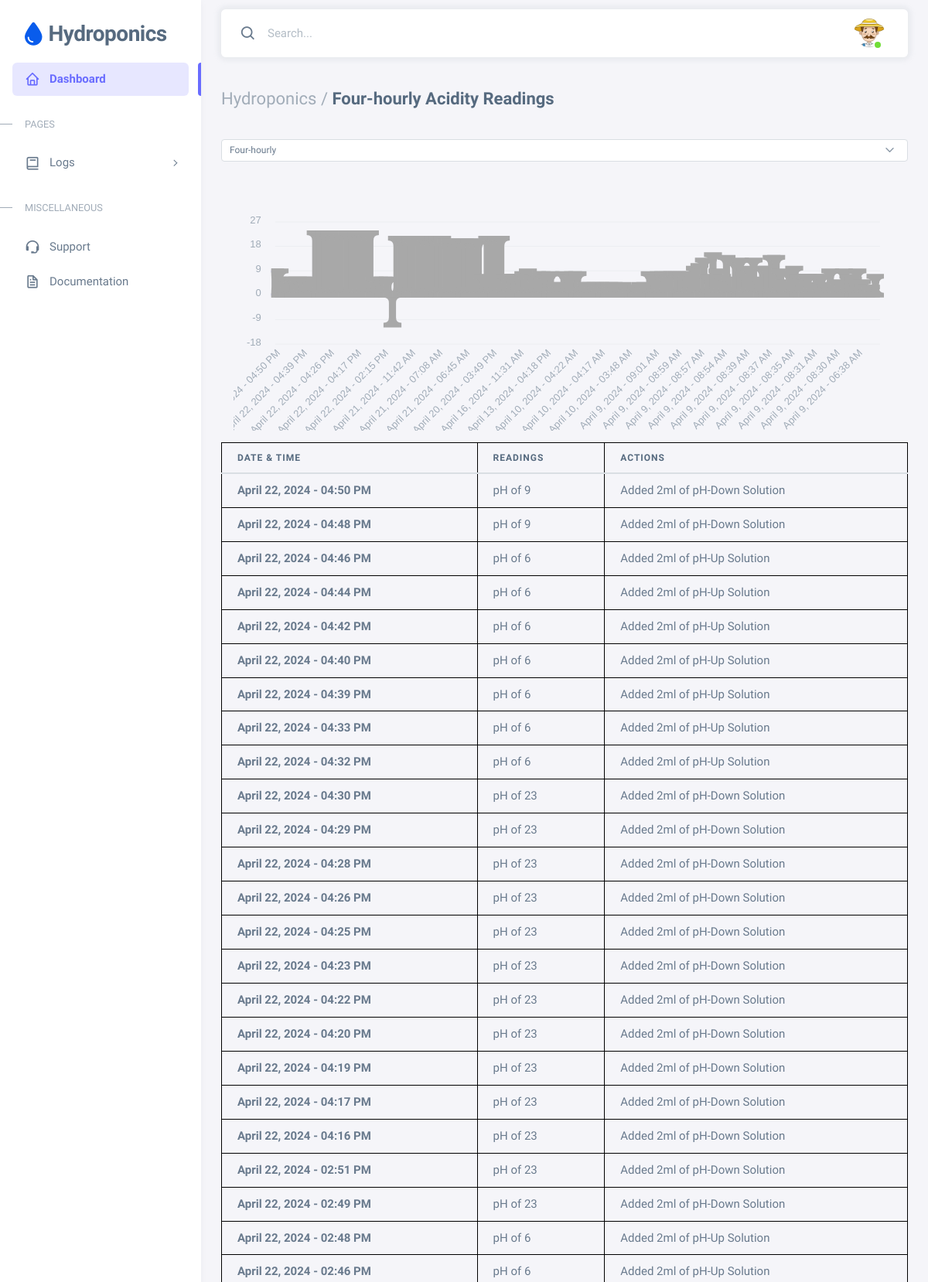
Screenshot of /php/acidity.php (upper part) with the database file from the repository.
### tables this page shows
CREATE TABLE `acidity` (
  `acid_id` int(11) NOT NULL,
  `sensor_name` varchar(12) NOT NULL DEFAULT 'Acidity',
  `acid_cdate` datetime NOT NULL DEFAULT current_timestamp(),
  `acid_readings` int(11) NOT NULL,
  `status` int(11) NOT NULL DEFAULT 0,
  `action` varchar(255) NOT NULL
);

### chartdata.php (called while the page is built, shortened)
<?php
$conn = new mysqli("localhost", "root", "", "hydro");
$query = "SELECT * FROM temperature ORDER BY temp_cdate DESC";
$result = mysqli_query($conn, $query);
while ($row = mysqli_fetch_assoc($result)) {
    $temperaturedate[] = date("F j, Y - h:i A", strtotime($row['temp_cdate']));
}
?>

### includes/chartdata.php (called while the page is built, shortened)
<?php
    $achartquery = "SELECT * FROM acidity ORDER BY acid_cdate DESC";
    $achartresult = mysqli_query($conn, $achartquery);
    while ($row = mysqli_fetch_assoc($achartresult)) {
        $data_achart[] = $row;
    }
?>

### php/acidity.php (the view, shortened to what this page needs)
<?php include "../chartdata.php"; ?>
<?php include "../average.php"; ?>
<?php include "../includes/chartdata.php"; ?>
<!DOCTYPE html>
<html
  lang="en"
  class="light-style layout-menu-fixed"
  dir="ltr"
  data-theme="theme-default"
  data-assets-path="../assets/"
  data-template="vertical-menu-template-free"
>
  <head>
    <link rel="stylesheet" href="../assets/vendor/fonts/boxicons.css" />
    <link rel="stylesheet" href="../assets/vendor/css/core.css" class="template-customizer-core-css" />
    <link rel="stylesheet" href="../assets/vendor/css/theme-default.css" class="template-customizer-theme-css" />
    <link rel="stylesheet" href="../assets/css/demo.css" />
    <link rel="stylesheet" href="../assets/vendor/libs/perfect-scrollbar/perfect-scrollbar.css" />
    <link rel="stylesheet" href="https://cdnjs.cloudflare.com/ajax/libs/font-awesome/6.3.0/css/all.min.css">
    <link rel="stylesheet" href="https://cdn.datatables.net/1.13.7/css/jquery.dataTables.min.css">
  </head>
  <body>
    <div class="layout-wrapper layout-content-navbar">
      <div class="layout-container">
        <aside id="layout-menu" class="layout-menu menu-vertical menu bg-menu-theme">
          <div class="app-brand demo">
            <a href="ph.php" class="app-brand-link">
                <i class="fa-solid fa-droplet fa-bounce fa-2xl" style="color: #095cec;"></i>  <span class="app-brand-text demo menu-text fw-bolder ms-2">
                <span style="text-transform: uppercase;">H</span>ydroponics</span>
            </a>
          </div>
          <ul class="menu-inner py-1">
            <li class="menu-item active">
              <a href="ph.php" class="menu-link">
                <i class="menu-icon tf-icons bx bx-home"></i>
                <div data-i18n="Analytics">Dashboard</div>
              </a>
            </li>
            <li class="menu-header small text-uppercase">
              <span class="menu-header-text">Pages</span>
            </li>
            <li class="menu-item">
              <a href="javascript:void(0);" class="menu-link menu-toggle">
                <i class="menu-icon tf-icons bx bx-book"></i>
                <div data-i18n="Account Settings">Logs</div>
              </a>
            </li>
            <li class="menu-header small text-uppercase"><span class="menu-header-text">Miscellaneous</span></li>
            <li class="menu-item">
              <a
                href="github page here static"
                target="_blank"
                class="menu-link"
              >
                <i class="menu-icon tf-icons bx bx-support"></i>
                <div data-i18n="Support">Support</div>
              </a>
            </li>
            <li class="menu-item">
              <a
                href="github page here static"
                target="_blank"
                class="menu-link"
              >
                <i class="menu-icon tf-icons bx bx-file"></i>
                <div data-i18n="Documentation">Documentation</div>
              </a>
            </li>
          </ul>
        </aside>
        <div class="layout-page">
          <nav
            class="layout-navbar container-xxl navbar navbar-expand-xl navbar-detached align-items-center bg-navbar-theme"
            id="layout-navbar"
          >
            <div class="navbar-nav-right d-flex align-items-center" id="navbar-collapse">
              <div class="navbar-nav align-items-center">
                <div class="nav-item d-flex align-items-center">
                  <i class="bx bx-search fs-4 lh-0"></i>
                  <input
                    type="text"
                    class="form-control border-0 shadow-none"
                    placeholder="Search..."
                    aria-label="Search..."
                  />
                </div>
              </div>
              <ul class="navbar-nav flex-row align-items-center ms-auto">
                <li class="nav-item navbar-dropdown dropdown-user dropdown">
                  <a class="nav-link dropdown-toggle hide-arrow" href="javascript:void(0);" data-bs-toggle="dropdown">
                    <div class="avatar avatar-online">
                      <img src="../assets/img/avatars/9.png" alt class="w-px-40 h-auto rounded-circle" />
                    </div>
                  </a>
                </li>
              </ul>
            </div>
          </nav>
          <div class="content-wrapper">
            <div class="container-xxl flex-grow-1 container-p-y">
              <h4 class="fw-bold py-3 mb-4"><span class="text-muted fw-light">Hydroponics /</span> Four-hourly Acidity Readings</h4>
              <select id="monthDropdown" class="form-select form-select-sm mb-5" >
                              <option value="Day">Four-hourly</option>
              </select>
              <div id="chartContainer" class="px-2">
                  <div id="totalRevenueChart2" class="px-2"></div>
              </div>
              <div class="table-responsive text-nowrap">
                <table id="datatables" class="table card-table">
                  <thead>
                    <tr>
                      <th>Date & Time</th>
                      <th>Readings</th>
                      <th>Actions</th>
                    </tr>
                  </thead>
                  <tbody class="table-border-bottom-0">
                    <?php
                    foreach ($temperaturedate as $index => $date) {
                        echo '<tr>';
                        echo '<td><i class="text-danger"></i> <strong>' . $date . '</strong></td>';
                        if (isset($data_achart[$index])) {
                          echo '<td>'. 'pH of ' . $data_achart[$index]['acid_readings'] . '</td>';
                        } else {
                          echo '<td>N/A</td>';
                        }
                        echo '<td>' . $data_achart[$index]['action'] . '</td>';
                        echo '</tr>';
                    }
                    ?>
                  </tbody>
                </table>
              </div>
          </div>
        </div>
      </div>
    </div>
  </body>
</html>

### assets/css/demo.css (style rules this page uses)
.menu .app-brand.demo { height: 64px; margin-top: 12px; }
.app-brand-text.demo { font-size: 1.75rem; letter-spacing: -0.5px; text-transform: lowercase; }
table { width: 100%; border-collapse: collapse; }
table, th, td { border: 1px solid black; }
th, td { padding: 8px; text-align: left; }

### rows the page displays
acidity: date "April 22, 2024 - 04:50 PM", acid_readings "9", action "Added 2ml of pH-Down Solution"
acidity: date "April 22, 2024 - 04:48 PM", acid_readings "9", action "Added 2ml of pH-Down Solution"
acidity: date "April 22, 2024 - 04:46 PM", acid_readings "6", action "Added 2ml of pH-Up Solution"
acidity: date "April 22, 2024 - 04:44 PM", acid_readings "6", action "Added 2ml of pH-Up Solution"
acidity: date "April 22, 2024 - 04:42 PM", acid_readings "6", action "Added 2ml of pH-Up Solution"
acidity: date "April 22, 2024 - 04:40 PM", acid_readings "6", action "Added 2ml of pH-Up Solution"
acidity: date "April 22, 2024 - 04:39 PM", acid_readings "6", action "Added 2ml of pH-Up Solution"
acidity: date "April 22, 2024 - 04:33 PM", acid_readings "6", action "Added 2ml of pH-Up Solution"
acidity: date "April 22, 2024 - 04:32 PM", acid_readings "6", action "Added 2ml of pH-Up Solution"
acidity: date "April 22, 2024 - 04:30 PM", acid_readings "23", action "Added 2ml of pH-Down Solution"
acidity: date "April 22, 2024 - 04:29 PM", acid_readings "23", action "Added 2ml of pH-Down Solution"
acidity: date "April 22, 2024 - 04:28 PM", acid_readings "23", action "Added 2ml of pH-Down Solution"
acidity: date "April 22, 2024 - 04:26 PM", acid_readings "23", action "Added 2ml of pH-Down Solution"
acidity: date "April 22, 2024 - 04:25 PM", acid_readings "23", action "Added 2ml of pH-Down Solution"
acidity: date "April 22, 2024 - 04:23 PM", acid_readings "23", action "Added 2ml of pH-Down Solution"
acidity: date "April 22, 2024 - 04:22 PM", acid_readings "23", action "Added 2ml of pH-Down Solution"
acidity: date "April 22, 2024 - 04:20 PM", acid_readings "23", action "Added 2ml of pH-Down Solution"
acidity: date "April 22, 2024 - 04:19 PM", acid_readings "23", action "Added 2ml of pH-Down Solution"
acidity: date "April 22, 2024 - 04:17 PM", acid_readings "23", action "Added 2ml of pH-Down Solution"
acidity: date "April 22, 2024 - 04:16 PM", acid_readings "23", action "Added 2ml of pH-Down Solution"
acidity: date "April 22, 2024 - 02:51 PM", acid_readings "23", action "Added 2ml of pH-Down Solution"
acidity: date "April 22, 2024 - 02:49 PM", acid_readings "23", action "Added 2ml of pH-Down Solution"
acidity: date "April 22, 2024 - 02:48 PM", acid_readings "6", action "Added 2ml of pH-Up Solution"
acidity: date "April 22, 2024 - 02:46 PM", acid_readings "6", action "Added 2ml of pH-Up Solution"
